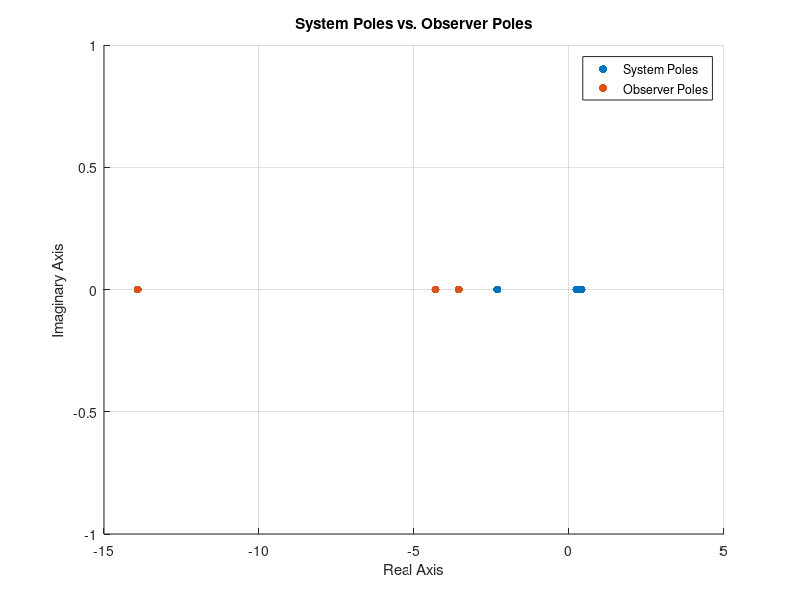

Recreate this plot in MATLAB.
% Use the A and B matrices from the H-infinity synthesis
A = [0.3986, 0, 0;
     0, -0.0659, 2.6549;
     0, 0.2655, -2.0048];

B = [0.0078, 0;
     0, 0.0066;
     0, -0.0050];

C = eye(3);  % Identity matrix since we are measuring states directly

% Define the system's poles
sys_poles = eig(A);   % Calculate the poles of the system with H-infinity synthesis
disp('System poles:');
disp(sys_poles);

% Choose observer poles faster than the system poles
% Ideally, the observer poles should be about 2-10x faster than the slowest system poles
factor = 5;

% Compute desired observer poles by shifting the real parts of the system poles
desired_observer_poles = real(sys_poles) * factor;

% Adjust for stability (ensure observer poles are negative)
desired_observer_poles = min(real(sys_poles)) - abs(desired_observer_poles);

% Calculate the Luenberger observer gain using the place function
% Use A' and C' for observer design, and then transpose the result back
L = place(A', C', desired_observer_poles)';  % Transpose A and C for observer design
disp('Calculated Luenberger observer gain matrix L:');
disp(L);

% Verify the observer poles by checking the eigenvalues of (A - L*C)
observer_poles = eig(A - L * C);
disp('Observer poles (eigenvalues of (A - L*C)):');
disp(observer_poles);

% Plot the system poles and observer poles for comparison
figure;
hold on;
scatter(real(sys_poles), imag(sys_poles), 'bo', 'filled', 'DisplayName', 'System Poles');
scatter(real(observer_poles), imag(observer_poles), 'rx', 'filled', 'DisplayName', 'Observer Poles');
legend();
xlabel('Real Axis');
ylabel('Imaginary Axis');
title('System Poles vs. Observer Poles');
grid on;

